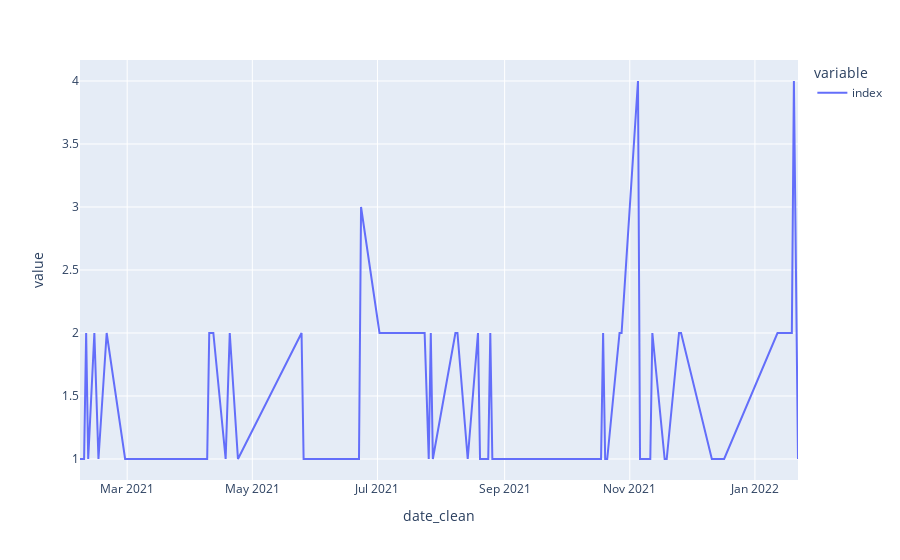

Source (notebook cell):
### Code cell
plot_daily_counts_2(11, btm_topics_df, tweets_df)

### Figure 1 — Plotly figure (JSON) as saved in the notebook; plotly's stock layout.template omitted (floating-point values rounded to 4 significant figures)
{"data": [{"hovertemplate": "variable=index<br>date_clean=%{x}<br>value=%{y}<extra></extra>", "legendgroup": "index", "line": {"color": "#636efa", "dash": "solid"}, "marker": {"symbol": "circle"}, "mode": "lines", "name": "index", "orientation": "v", "showlegend": true, "x": ["2021-02-06", "2021-02-08", "2021-02-09", "2021-02-10", "2021-02-13", "2021-02-15", "2021-02-19", "2021-02-28", "2021-03-11", "2021-04-09", "2021-04-10", "2021-04-12", "2021-04-18", "2021-04-20", "2021-04-24", "2021-05-25", "2021-05-26", "2021-05-27", "2021-06-20", "2021-06-22", "2021-06-23", "2021-07-02", "2021-07-04", "2021-07-21", "2021-07-24", "2021-07-26", "2021-07-27", "2021-07-28", "2021-08-08", "2021-08-09", "2021-08-14", "2021-08-19", "2021-08-20", "2021-08-21", "2021-08-24", "2021-08-25", "2021-08-26", "2021-10-18", "2021-10-19", "2021-10-20", "2021-10-21", "2021-10-27", "2021-10-28", "2021-11-05", "2021-11-06", "2021-11-11", "2021-11-12", "2021-11-18", "2021-11-19", "2021-11-25", "2021-11-26", "2021-12-11", "2021-12-17", "2022-01-12", "2022-01-14", "2022-01-19", "2022-01-20", "2022-01-22"], "xaxis": "x", "y": [1, 1, 2, 1, 2, 1, 2, 1, 1, 1, 2, 2, 1, 2, 1, 2, 1, 1, 1, 1, 3, 2, 2, 2, 2, 1, 2, 1, 2, 2, 1, 2, 1, 1, 1, 2, 1, 1, 2, 1, 1, 2, 2, 4, 1, 1, 2, 1, 1, 2, 2, 1, 1, 2, 2, 2, 4, 1], "yaxis": "y", "type": "scatter"}], "layout": {"xaxis": {"anchor": "y", "domain": [0.0, 1.0], "title": {"text": "date_clean"}}, "yaxis": {"anchor": "x", "domain": [0.0, 1.0], "title": {"text": "value"}}, "legend": {"title": {"text": "variable"}, "tracegroupgap": 0}, "margin": {"t": 60}}}
